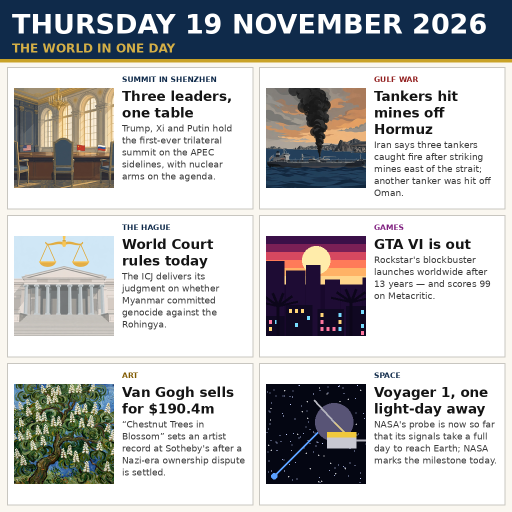
#> input picture entry.png, 1024 x 1024 px, given in place of eneration-summit-0-56a0f836-d798-4732-8ef1-dcd05803e336.webp, which was not available (shown at 1/2 size)
$ python build.py
#> lines starting #> are read from the running program, lines starting #| are printed output that depends on the picture
#!/usr/bin/env python3
"""Build entry.png for make.fun news-image-20261119.

Layout: 1024x1024 newspaper front page. Masthead names the day;
six story blocks (2x3 grid), each with a picture panel, a kicker,
a headline and a one-line summary. Four panels are AI-generated
illustrations made in this session (assets/*.webp, no text in them);
two panels (GTA VI skyline, Voyager 1) are drawn with PIL below.
All story facts were verified against news reports of 19 Nov 2026.
"""
import os
from PIL import Image, ImageDraw, ImageFont

REPO = os.path.dirname(os.path.abspath(__file__))
ASSETS = os.path.join(REPO, "assets")

W, H = 1024, 1024
NAVY = (15, 42, 74)
NAVY_DARK = (10, 30, 54)
GOLD = (201, 162, 39)
PAPER = (250, 247, 240)
INK = (20, 20, 20)
GREY = (90, 90, 90)
WHITE = (255, 255, 255)

FB = "/usr/share/fonts/truetype/dejavu/DejaVuSans-Bold.ttf"
FR = "/usr/share/fonts/truetype/dejavu/DejaVuSans.ttf"

def font(path, size):
    return ImageFont.truetype(path, size)

def wrap(draw, text, fnt, max_w):
    words, lines, cur = text.split(), [], ""
    for w in words:
        t = (cur + " " + w).strip()
        if draw.textlength(t, font=fnt) <= max_w:
            cur = t
        else:
            if cur:
                lines.append(cur)
            cur = w
    if cur:
        lines.append(cur)
    return lines

# [74 lines left out: functions draw_gta_panel, draw_voyager_panel, not called in this run]

def square_crop(img, size):
    w, h = img.size
    side = min(w, h)
    img = img.crop(((w - side) // 2, (h - side) // 2,
                    (w + side) // 2, (h + side) // 2))
    return img.resize((size, size), Image.LANCZOS)

STORIES = [
    dict(kicker="SUMMIT IN SHENZHEN", color=(15, 42, 74),
         head="Three leaders, one table",
         body="Trump, Xi and Putin hold the first-ever trilateral summit on the APEC sidelines, with nuclear arms on the agenda.",
         img="media-generation-summit-0-56a0f836-d798-4732-8ef1-dcd05803e336.webp"),
    dict(kicker="GULF TENSIONS", color=(146, 32, 32),
         head="Tankers hit mines off Hormuz",
         body="Iran says three tankers caught fire after striking mines east of the strait; another tanker was hit off Oman.",
         img="media-generation-tanker-0-598e9166-cb6e-450f-b5c7-df5a1792e753.webp"),
    dict(kicker="THE HAGUE", color=(15, 42, 74),
         head="World Court rules today",
         body="The ICJ delivers its judgment on whether Myanmar committed genocide against the Rohingya.",
         img="media-generation-court-0-753ef835-aed4-43f6-90ec-5b6e0f3d638b.webp"),
    dict(kicker="GAMES", color=(128, 32, 128),
         head="GTA VI is out",
         body="Rockstar's blockbuster launches worldwide after 13 years \u2014 and scores 99 on Metacritic.",
         img="gta"),
    dict(kicker="ART", color=(128, 90, 0),
         head="Van Gogh sells for $190.4m",
         body="\u201cChestnut Trees in Blossom\u201d sets an artist record at Sotheby's after a Nazi-era ownership dispute is settled.",
         img="media-generation-chestnut-0-69fea723-7cb4-41b7-bfa5-6b0fda29b427.webp"),
    dict(kicker="SPACE", color=(15, 42, 74),
         head="Voyager 1, one light-day away",
         body="NASA's probe is now so far that its signals take a full day to reach Earth; NASA marks the milestone today.",
         img="voyager"),
]

def main():
    page = Image.new("RGB", (W, H), PAPER)
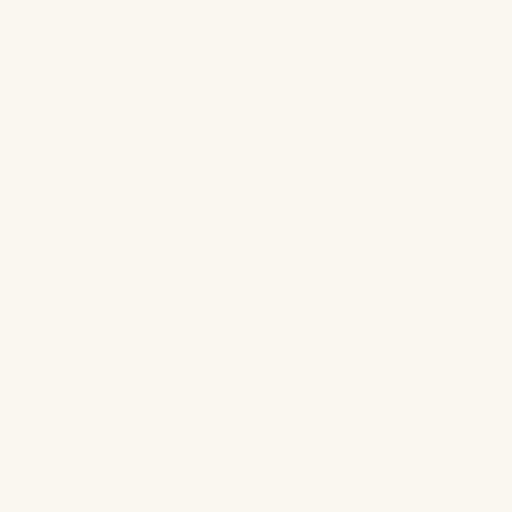
#> page: PIL image 1024x1024 RGB (shown at 1/2 size); mean R, G, B 250, 247, 240
    d = ImageDraw.Draw(page)

    # --- masthead ---
    d.rectangle([0, 0, W, 118], fill=NAVY)
    d.rectangle([0, 118, W, 124], fill=GOLD)
    d.text((24, 16), "THURSDAY 19 NOVEMBER 2026",
           font=font(FB, 54), fill=WHITE)
    d.text((24, 82), "THE WORLD IN ONE DAY",
           font=font(FB, 24), fill=(212, 175, 70))

    # --- story grid: 2 cols x 3 rows ---
    margin, gap = 14, 12
    top = 124 + 10
    col_w = (W - 2 * margin - gap) // 2
    row_h = (H - top - margin - 2 * gap) // 3
    img_s = 200
    for i, st in enumerate(STORIES):
        col, row = i % 2, i // 2
        x0 = margin + col * (col_w + gap)
        y0 = top + row * (row_h + gap)
        d.rectangle([x0, y0, x0 + col_w, y0 + row_h], fill=WHITE,
                    outline=(200, 198, 192), width=2)
        # picture panel, vertically centred
        if st["img"] == "gta":
            panel = draw_gta_panel(img_s)
        elif st["img"] == "voyager":
            panel = draw_voyager_panel(img_s)
        else:
            panel = square_crop(Image.open(os.path.join(ASSETS, st["img"])).convert("RGB"), img_s)
#> in square_crop, `w, h = img.size`: w = 1024
#> in square_crop, img is the input picture: PIL image 1024x1024 RGB; mean R, G, B 187.4, 188, 188.7
#> in square_crop, `return img.resize((size, size), Image.LANCZOS)`:
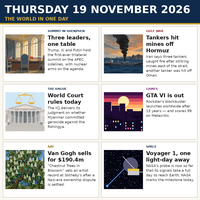
#> returned value: PIL image 200x200 RGB; mean R, G, B 186.6, 187.2, 187.8
        page.paste(panel, (x0 + 14, y0 + (row_h - img_s) // 2))
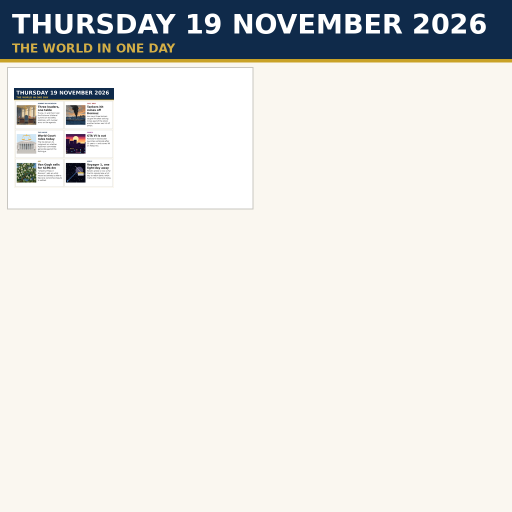
#> page: PIL image 1024x1024 RGB (shown at 1/2 size); mean R, G, B 225.1, 225.1, 221.8
        # text column
        tx = x0 + 14 + img_s + 16
        tw = x0 + col_w - 14 - tx
        ty = y0 + 16
        d.text((tx, ty), st["kicker"], font=font(FB, 15), fill=st["color"])
        ty += 26
        for line in wrap(d, st["head"], font(FB, 27), tw):
#> in wrap, `words, lines, cur = text.split(), [], ""`: words = ['Three', 'leaders,', 'one', 'table']; cur = ''
            d.text((tx, ty), line, font=font(FB, 27), fill=INK)
            ty += 33
#> this loop made 2 passes
#> after the loop, ty = 242
        ty += 4
#> ty = 246
        for line in wrap(d, st["body"], font(FR, 18), tw):
            d.text((tx, ty), line, font=font(FR, 18), fill=(60, 60, 60))
            ty += 24
#> this loop made 5 passes
#> (line, ty) on passes 1 to 5: ('Trump, Xi and Putin hold', 270), ('the first-ever trilateral', 294), ('summit on the APEC', 318), ('sidelines, with nuclear', 342), ('arms on the agenda.', 366)
#> after the loop, ty = 366

    out = os.path.join(REPO, "entry.png")
    page.save(out, "PNG", optimize=True)
    print("saved", out, os.path.getsize(out), "bytes", page.size)

if __name__ == "__main__":
#> (the run stopped early here; a loop or call above may not have finished)
